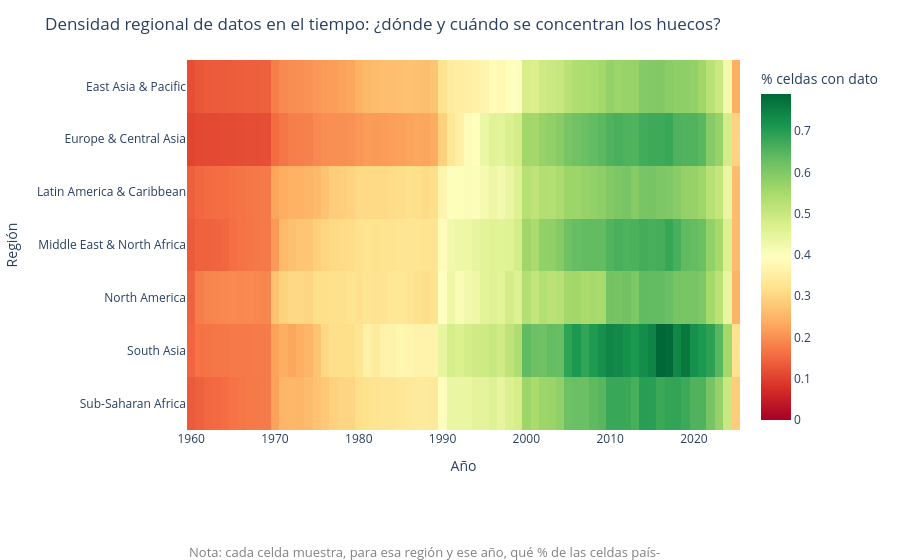

Notebook cell for this chart:
### Markdown cell above
## Gráfico: disponibilidad regional en el tiempo (heatmap)
heatmap Región × Año con el % de cobertura de cada región en cada año.

### Code cell
wdi_long_region = wdi_long.merge(
    country_meta[["Country Code", "Region"]], on="Country Code", how="left"
)

n_paises_por_region = (
    country_meta.loc[country_meta["Region"].notna()]
    .groupby("Region")["Country Code"]
    .nunique()
)
celdas_posibles_region = n_paises_por_region * n_indicadores_total

celdas_con_dato_region_anio = (
    wdi_long_region.dropna(subset=["Value"])
    .groupby(["Year", "Region"])
    .size()
    .unstack("Region")
)

densidad_region_anio = celdas_con_dato_region_anio.div(celdas_posibles_region, axis=1).fillna(0)
matriz_region_anio = densidad_region_anio.T

fig_heatmap_region_anio = px.imshow(
    matriz_region_anio,
    labels=dict(x="Año", y="Región", color="% celdas con dato"),
    x=matriz_region_anio.columns,
    y=matriz_region_anio.index,
    color_continuous_scale="RdYlGn",
    zmin=0,
    zmax=float(matriz_region_anio.values.max()),
    aspect="auto",
)

fig_heatmap_region_anio.update_layout(
    title="Densidad regional de datos en el tiempo: ¿dónde y cuándo se concentran los huecos?",
    margin=dict(b=130),
)

fig_heatmap_region_anio.add_annotation(
    text=(
        "Nota: cada celda muestra, para esa región y ese año, qué % de las celdas país-<br>"
        "indicador posibles (países de la región × 974 indicadores) tienen realmente un dato.<br>"
        "A diferencia de la versión anterior (todo verde), esta mide densidad real, no presencia binaria."
    ),
    xref="paper", yref="paper",
    x=0, y=-0.45,
    showarrow=False,
    font=dict(size=13, color="gray"),
    align="left",
)

figuras_reporte.append(("densidad_regional_heatmap", fig_heatmap_region_anio))
fig_heatmap_region_anio.show()

### Figure 1 — Plotly figure (JSON) as saved in the notebook; plotly's stock layout.template omitted (floating-point values rounded to 4 significant figures; data arrays with more than 128 entries replaced by an {"elided": "..."} marker saying what was removed)
{"data": [{"coloraxis": "coloraxis", "hovertemplate": "Año: %{x}<br>Región: %{y}<br>% celdas con dato: %{z}<extra></extra>", "name": "0", "type": "heatmap", "x": [1960, 1961, 1962, 1963, 1964, 1965, 1966, 1967, 1968, 1969, 1970, 1971, 1972, 1973, 1974, 1975, 1976, 1977, 1978, 1979, 1980, 1981, 1982, 1983, 1984, 1985, 1986, 1987, 1988, 1989, 1990, 1991, 1992, 1993, 1994, 1995, 1996, 1997, 1998, 1999, 2000, 2001, 2002, 2003, 2004, 2005, 2006, 2007, 2008, 2009, 2010, 2011, 2012, 2013, 2014, 2015, 2016, 2017, 2018, 2019, 2020, 2021, 2022, 2023, 2024, 2025], "xaxis": "x", "y": ["East Asia & Pacific", "Europe & Central Asia", "Latin America & Caribbean", "Middle East & North Africa", "North America", "South Asia", "Sub-Saharan Africa"], "yaxis": "y", "z": {"elided": "7x66 float values"}}], "layout": {"annotations": [{"align": "left", "font": {"color": "gray", "size": 13}, "showarrow": false, "text": "Nota: cada celda muestra, para esa región y ese año, qué % de las celdas país-<br>indicador posibles (países de la región × 974 indicadores) tienen realmente un dato.<br>A diferencia de la versión anterior (todo verde), esta mide densidad real, no presencia binaria.", "x": 0, "xref": "paper", "y": -0.45, "yref": "paper"}], "coloraxis": {"cmax": 0.79, "cmin": 0, "colorbar": {"title": {"text": "% celdas con dato"}}, "colorscale": [[0, "rgb(165,0,38)"], [0.1, "rgb(215,48,39)"], [0.2, "rgb(244,109,67)"], [0.3, "rgb(253,174,97)"], [0.4, "rgb(254,224,139)"], [0.5, "rgb(255,255,191)"], [0.6, "rgb(217,239,139)"], [0.7, "rgb(166,217,106)"], [0.8, "rgb(102,189,99)"], [0.9, "rgb(26,152,80)"], [1, "rgb(0,104,55)"]]}, "margin": {"b": 130, "t": 60}, "title": {"text": "Densidad regional de datos en el tiempo: ¿dónde y cuándo se concentran los huecos?"}, "xaxis": {"anchor": "y", "domain": [0, 1], "title": {"text": "Año"}}, "yaxis": {"anchor": "x", "autorange": "reversed", "domain": [0, 1], "title": {"text": "Región"}}}}
